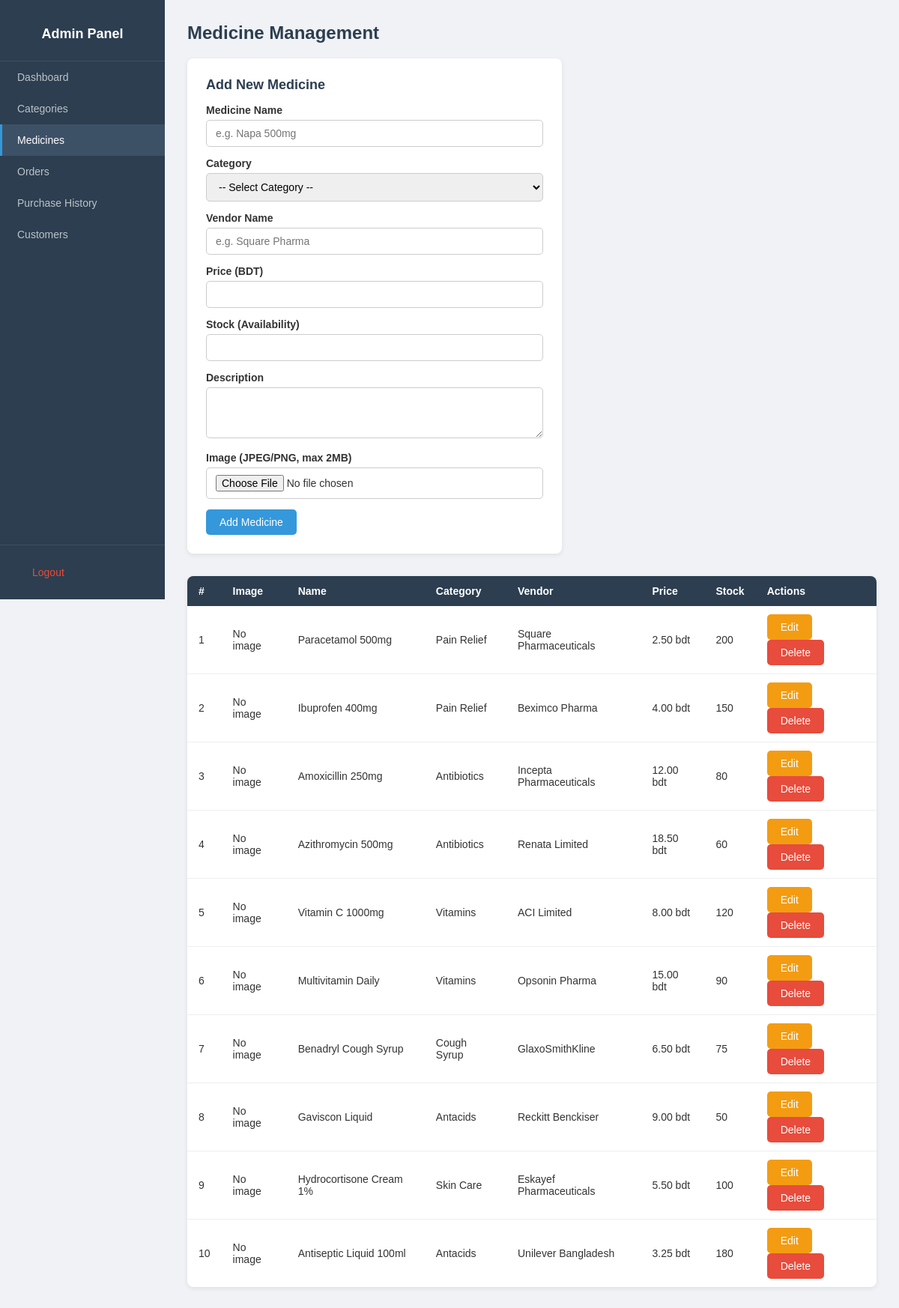
Screenshot of /index.php?page=admin/medicines (signed in) with the database file from the repository.
### tables this page shows
CREATE TABLE medicines (
    id INT AUTO_INCREMENT PRIMARY KEY,
    name VARCHAR(255) NOT NULL,
    category_id INT  NOT NULL,
    vendor_name VARCHAR(255) NOT NULL,
    price DECIMAL(10, 2) NOT NULL,
    availability INT  NOT NULL DEFAULT 0 COMMENT 'stock quantity',
    description TEXT NULL,
    image_path VARCHAR(500) NULL,
    created_at TIMESTAMP NOT NULL DEFAULT CURRENT_TIMESTAMP
);

CREATE TABLE categories (
    id INT AUTO_INCREMENT PRIMARY KEY,
    name VARCHAR(255) NOT NULL,
    category_type ENUM('liquid', 'solid') NOT NULL,
    created_at TIMESTAMP NOT NULL DEFAULT CURRENT_TIMESTAMP
);

### controller/medicineController.php (called while the page is built, shortened)
<?php
function admin_medicines() {
    $conn = getConnection();
    $edit_medicine = null;
    $result    = mysqli_query($conn, "SELECT m.*, c.name as category_name
                                      FROM medicines m
                                      LEFT JOIN categories c ON m.category_id = c.id
                                      ORDER BY m.created_at DESC");
    $medicines = mysqli_fetch_all($result, MYSQLI_ASSOC);
    require_once 'views/admin/medicines.php';
}

### config/app.php (called while the page is built, shortened)
<?php
if (!function_exists('e')) {
    function e(?string $value): string
    {
        return htmlspecialchars((string) $value, ENT_QUOTES, 'UTF-8');
    }
}

### views/admin/medicines.php (the view, shortened to what this page needs)
<!DOCTYPE html>
<html>
<head>
    <link rel="stylesheet" href="public/admin.css">
</head>
<body>
<?php require_once __DIR__ . '/../partials/sidebar.php'; ?>
<div class="main">
    <div class="container">
        <h1>Medicine Management</h1>
        <div class="form-box">
            <h3><?= $edit_medicine ? 'Edit Medicine' : 'Add New Medicine' ?></h3>
            <form method="POST" action="index.php?page=admin/medicines"
                  enctype="multipart/form-data" onsubmit="return validateMedicineForm()">
                <label>Medicine Name</label>
                <input type="text" name="name" id="med_name"
                       value="<?= $edit_medicine ? e($edit_medicine['name']) : '' ?>"
                       placeholder="e.g. Napa 500mg">
                <label>Category</label>
                <select name="category_id" id="med_category">
                    <option value="">-- Select Category --</option>
                </select>
                <label>Vendor Name</label>
                <input type="text" name="vendor_name" id="med_vendor"
                       value="<?= $edit_medicine ? e($edit_medicine['vendor_name']) : '' ?>"
                       placeholder="e.g. Square Pharma">
                <label>Price (BDT)</label>
                <input type="number" name="price" id="med_price"
                       step="0.01" min="0.01"
                       value="<?= $edit_medicine ? $edit_medicine['price'] : '' ?>">
                <label>Stock (Availability)</label>
                <input type="number" name="availability" id="med_stock"
                       min="0"
                       value="<?= $edit_medicine ? $edit_medicine['availability'] : '' ?>">
                <label>Description</label>
                <textarea name="description" id="med_desc"
                          rows="3"><?= $edit_medicine ? e($edit_medicine['description']) : '' ?></textarea>
                <label>Image (JPEG/PNG, max 2MB)</label>
                <input type="file" name="image" id="med_image"
                       accept="image/jpeg,image/png">
                <button type="submit" class="btn btn-primary">
                    <?= $edit_medicine ? 'Update Medicine' : 'Add Medicine' ?>
                </button>
            </form>
        </div>
        <table>
            <thead>
                <tr>
                    <th>#</th>
                    <th>Image</th>
                    <th>Name</th>
                    <th>Category</th>
                    <th>Vendor</th>
                    <th>Price</th>
                    <th>Stock</th>
                    <th>Actions</th>
                </tr>
            </thead>
            <tbody>
                <?php if (empty($medicines)): ?>
                    <tr><td colspan="8">No medicines found.</td></tr>
                <?php else: ?>
                    <?php foreach ($medicines as $med): ?>
                    <tr>
                        <td><?= $med['id'] ?></td>
                        <td>
                            <?php if ($med['image_path']): ?>
                                <img src="<?= e_url($med['image_path']) ?>"
                                     class="thumb">
                            <?php else: ?>
                                No image
                            <?php endif; ?>
                        </td>
                        <td><?= e($med['name']) ?></td>
                        <td><?= e($med['category_name']) ?></td>
                        <td><?= e($med['vendor_name']) ?></td>
                        <td><?= $med['price'] ?> bdt</td>
                        <td><?= $med['availability'] ?></td>
                        <td>
                            <a href="index.php?page=admin/medicines&edit=<?= $med['id'] ?>"
                               class="btn btn-warning">Edit</a>
                            <form method="POST" action="index.php?page=admin/medicines" class="inline-form"
                                  onsubmit="return confirm('Delete this medicine?')">
                                <button type="submit" class="btn btn-danger">Delete</button>
                            </form>
                        </td>
                    </tr>
                    <?php endforeach; ?>
                <?php endif; ?>
            </tbody>
        </table>
    </div>
</div>
</body>
</html>

### public/admin.css (style rules this page uses)
* { margin: 0; padding: 0; box-sizing: border-box; }
body { font-family: Arial, sans-serif; background: #f0f2f5; color: #333; display: flex; min-height: 100vh; }
.main { margin-left: 220px; padding: 30px; width: 100%; }
.container { max-width: 1100px; }
h1 { margin-bottom: 20px; font-size: 24px; color: #2c3e50; }
h3 { margin-bottom: 15px; font-size: 18px; color: #2c3e50; }
.form-box { background: white; padding: 25px; border-radius: 8px; max-width: 500px; margin-bottom: 30px; box-shadow: 0 2px 6px rgba(0, 0, 0, 0.08); }
label { display: block; margin-bottom: 5px; font-weight: bold; font-size: 14px; }
input[type="text"], input[type="number"], input[type="email"], input[type="password"], input[type="file"], select, textarea { width: 100%; padding: 9px 12px; margin-bottom: 14px; border: 1px solid #ccc; border-radius: 5px; font-size: 14px; }
.btn { padding: 9px 18px; border: none; border-radius: 5px; cursor: pointer; font-size: 14px; text-decoration: none; display: inline-block; }
.btn-primary { background: #3498db; color: white; }
.btn-warning { background: #f39c12; color: white; }
.btn-danger { background: #e74c3c; color: white; }
table { width: 100%; border-collapse: collapse; background: white; border-radius: 8px; overflow: hidden; box-shadow: 0 2px 6px rgba(0, 0, 0, 0.08); }
th { background: #2c3e50; color: white; padding: 12px 15px; text-align: left; font-size: 14px; }
td { padding: 11px 15px; border-bottom: 1px solid #eee; font-size: 14px; }
tr:last-child td { border-bottom: none; }
.inline-form { display: inline-block; margin: 0; }
.inline-form button { margin: 0; }

### rows the page displays
medicines: id "1", shows "No image", name "Paracetamol 500mg", category.name "Pain Relief", vendor_name "Square Pharmaceuticals", price "2.50", availability "200"
medicines: id "2", shows "No image", name "Ibuprofen 400mg", category.name "Pain Relief", vendor_name "Beximco Pharma", price "4.00", availability "150"
medicines: id "3", shows "No image", name "Amoxicillin 250mg", category.name "Antibiotics", vendor_name "Incepta Pharmaceuticals", price "12.00", availability "80"
medicines: id "4", shows "No image", name "Azithromycin 500mg", category.name "Antibiotics", vendor_name "Renata Limited", price "18.50", availability "60"
medicines: id "5", shows "No image", name "Vitamin C 1000mg", category.name "Vitamins", vendor_name "ACI Limited", price "8.00", availability "120"
medicines: id "6", shows "No image", name "Multivitamin Daily", category.name "Vitamins", vendor_name "Opsonin Pharma", price "15.00", availability "90"
medicines: id "7", shows "No image", name "Benadryl Cough Syrup", category.name "Cough Syrup", vendor_name "GlaxoSmithKline", price "6.50", availability "75"
medicines: id "8", shows "No image", name "Gaviscon Liquid", category.name "Antacids", vendor_name "Reckitt Benckiser", price "9.00", availability "50"
medicines: id "9", shows "No image", name "Hydrocortisone Cream 1%", category.name "Skin Care", vendor_name "Eskayef Pharmaceuticals", price "5.50", availability "100"
medicines: id "10", shows "No image", name "Antiseptic Liquid 100ml", category.name "Antacids", vendor_name "Unilever Bangladesh", price "3.25", availability "180"
